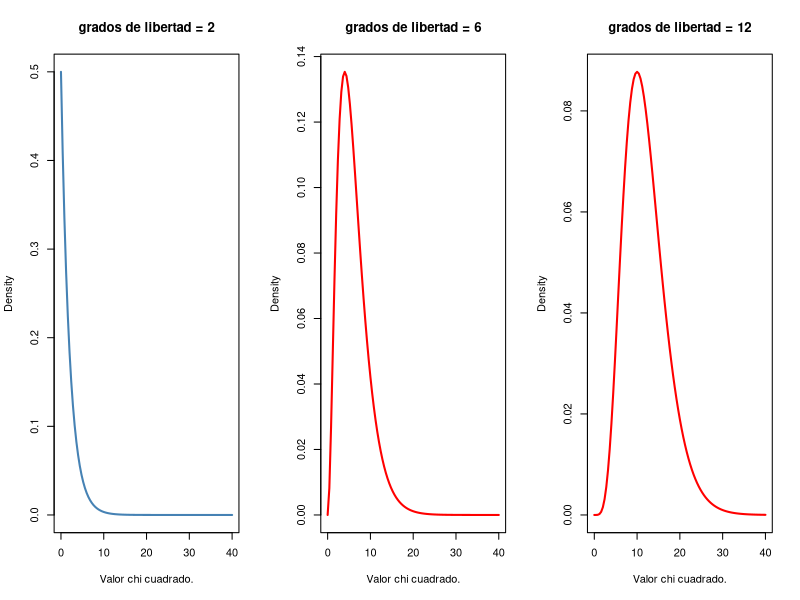
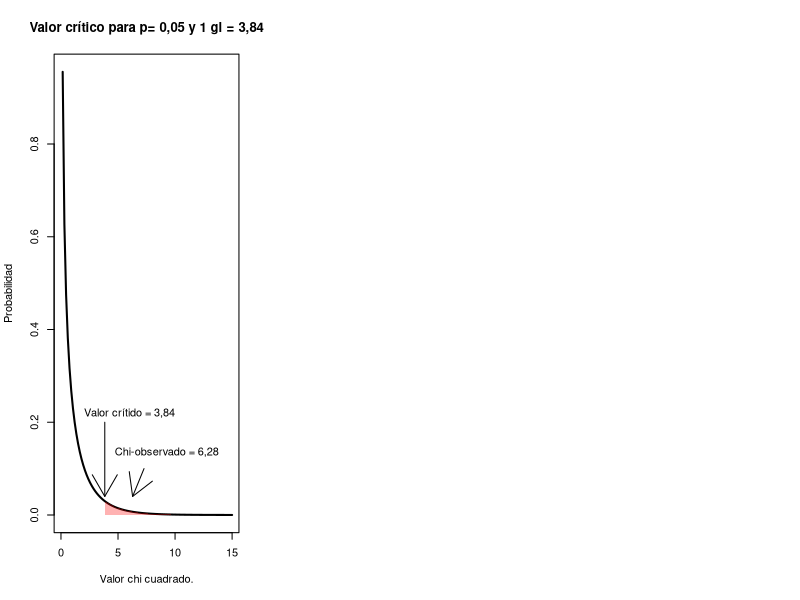

These charts were generated, in order, by the following R code: (Note: this script raises an error after producing the figures.)
## ---- chunk 1
knitr::opts_chunk$set(echo = FALSE)
library(gtools)
library(ggplot2)
library(dplyr)
library(knitr)
library(kableExtra)
## ---- chunk 2
# Crea matriz de datos
datos <- c(30, 15, 80, 95)
dim(datos) <- c(2,2)
# Test de Chi-squared en R (chisq.test)
test<-chisq.test(datos, correct = FALSE)
test$expected
test$statistic
## ---- chunk 3
par(mfrow = c(1,3))
curve(dchisq(x, df = 2), from = 0, to = 40,
      main = "grados de libertad = 2", #add title
      ylab = 'Density', #change y-axis label
      lwd = 2, #increase line width to 2
      col = 'steelblue',
      xlab="Valor chi cuadrado.") #change line color to steelblue
curve(dchisq(x, df = 6), from = 0, to = 40,
      main = "grados de libertad = 6", #add title
      ylab = 'Density', #change y-axis label
      lwd = 2, #increase line width to 2
      col = 'red',
      xlab="Valor chi cuadrado.") #change line color to steelblue
curve(dchisq(x, df = 12), from = 0, to = 40,
      main = "grados de libertad = 12", #add title
      ylab = 'Density', #change y-axis label
      lwd = 2, #increase line width to 2
      col = 'red',
      xlab="Valor chi cuadrado.") #change line color to steelblue
## ---- chunk 4
#create density curve
curve(dchisq(x, df = 1), from = 0, to = 15,
main = 'Valor crítico para p= 0,05 y 1 gl = 3,84',
ylab = 'Probabilidad',
lwd = 2,
xlab="Valor chi cuadrado.")

#find upper and lower values for middle 95% of distribution
upper95 <- qchisq(.95, 1)

#create vector of x values
x_upper95 <- seq(upper95, 40)

#create vector of chi-square density values
p_upper95 <- dchisq(x_upper95, df = 1)

#fill in portion of the density plot for upper 95% value to end of plot
polygon(c(x_upper95, rev(x_upper95)), c(p_upper95, rep(0, length(p_upper95))),
        col = adjustcolor('red', alpha=0.3), border = NA)

text(6, 0.22, "Valor crítido = 3,84")
arrows(x0 = 3.84,
       y0 = 0.2,
       x1 = 3.84,
       y1 = 0.04)


text(9.28, 0.135, "Chi-observado = 6,28")
arrows(x0 = 7.28,
       y0 = 0.1,
       x1 = 6.28,
       y1 = 0.04)

## ---- chunk 5
# Crea matriz de datos
datos <- c(30, 15, 80, 95)
dim(datos) <- c(2,2)
# Test de Chi-squared en R (chisq.test)
chisq.test(datos, correct = FALSE)
## ---- chunk 6
knitr::include_graphics("Tablas.png")
## ---- chunk 7
Prueba_fisher <- matrix(c(7, 3, 1, 9), nrow= 2)

fisher.test(Prueba_fisher, alternative = "greater")
